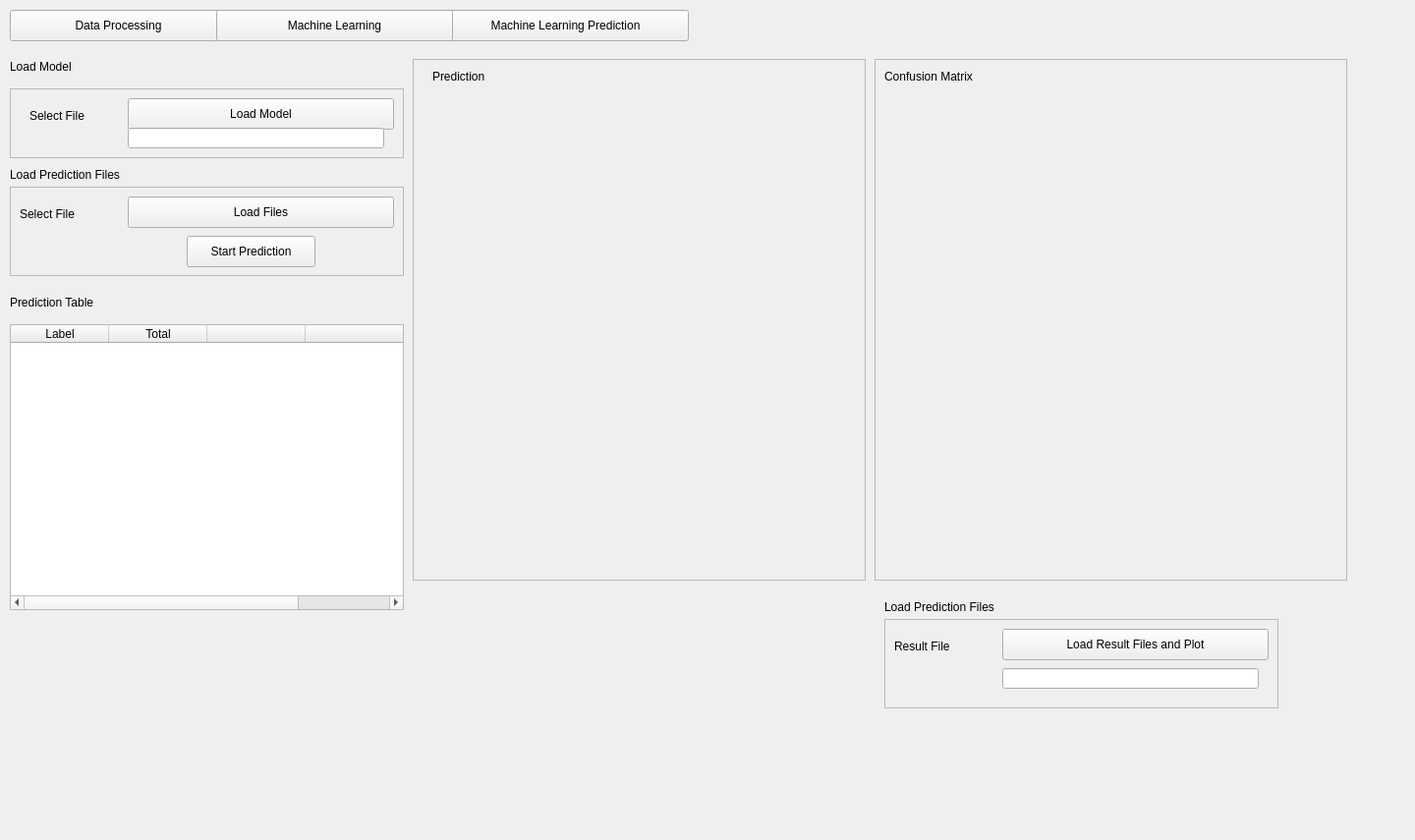
<?xml version="1.0" encoding="UTF-8"?>
<ui version="4.0">
 <class>MachineLearningPrediction</class>
 <widget class="QWidget" name="MachineLearningPrediction">
  <property name="geometry">
   <rect>
    <x>0</x>
    <y>0</y>
    <width>1440</width>
    <height>855</height>
   </rect>
  </property>
  <property name="windowTitle">
   <string>MachineLearningPrediction</string>
  </property>
  <widget class="QFrame" name="mlp_frame">
   <property name="geometry">
    <rect>
     <x>420</x>
     <y>60</y>
     <width>461</width>
     <height>531</height>
    </rect>
   </property>
   <property name="frameShape">
    <enum>QFrame::StyledPanel</enum>
   </property>
   <property name="frameShadow">
    <enum>QFrame::Raised</enum>
   </property>
   <widget class="QLabel" name="label_6">
    <property name="geometry">
     <rect>
      <x>20</x>
      <y>10</y>
      <width>231</width>
      <height>16</height>
     </rect>
    </property>
    <property name="text">
     <string>Prediction</string>
    </property>
   </widget>
   <widget class="QWidget" name="verticalLayoutWidget_2">
    <property name="geometry">
     <rect>
      <x>40</x>
      <y>50</y>
      <width>391</width>
      <height>441</height>
     </rect>
    </property>
    <layout class="QVBoxLayout" name="plot_prediction"/>
   </widget>
  </widget>
  <widget class="QFrame" name="files_frame">
   <property name="geometry">
    <rect>
     <x>10</x>
     <y>190</y>
     <width>401</width>
     <height>91</height>
    </rect>
   </property>
   <property name="frameShape">
    <enum>QFrame::StyledPanel</enum>
   </property>
   <property name="frameShadow">
    <enum>QFrame::Raised</enum>
   </property>
   <widget class="QLabel" name="label_load">
    <property name="geometry">
     <rect>
      <x>10</x>
      <y>20</y>
      <width>76</width>
      <height>16</height>
     </rect>
    </property>
    <property name="text">
     <string>Select File</string>
    </property>
   </widget>
   <widget class="QPushButton" name="btn_load_file">
    <property name="geometry">
     <rect>
      <x>120</x>
      <y>10</y>
      <width>271</width>
      <height>32</height>
     </rect>
    </property>
    <property name="text">
     <string>Load Files</string>
    </property>
   </widget>
   <widget class="QPushButton" name="btn_start_prediction">
    <property name="geometry">
     <rect>
      <x>180</x>
      <y>50</y>
      <width>131</width>
      <height>32</height>
     </rect>
    </property>
    <property name="text">
     <string>Start Prediction</string>
    </property>
   </widget>
  </widget>
  <widget class="QFrame" name="random_forest_frame">
   <property name="geometry">
    <rect>
     <x>890</x>
     <y>60</y>
     <width>481</width>
     <height>531</height>
    </rect>
   </property>
   <property name="frameShape">
    <enum>QFrame::StyledPanel</enum>
   </property>
   <property name="frameShadow">
    <enum>QFrame::Raised</enum>
   </property>
   <widget class="QLabel" name="label_9">
    <property name="geometry">
     <rect>
      <x>10</x>
      <y>10</y>
      <width>271</width>
      <height>16</height>
     </rect>
    </property>
    <property name="text">
     <string>Confusion Matrix</string>
    </property>
   </widget>
   <widget class="QWidget" name="verticalLayoutWidget_4">
    <property name="geometry">
     <rect>
      <x>30</x>
      <y>50</y>
      <width>411</width>
      <height>441</height>
     </rect>
    </property>
    <layout class="QVBoxLayout" name="plot_confusion_matrix"/>
   </widget>
  </widget>
  <widget class="QTableWidget" name="table_widget">
   <property name="geometry">
    <rect>
     <x>10</x>
     <y>330</y>
     <width>401</width>
     <height>291</height>
    </rect>
   </property>
   <property name="minimumSize">
    <size>
     <width>401</width>
     <height>0</height>
    </size>
   </property>
   <property name="maximumSize">
    <size>
     <width>401</width>
     <height>16777215</height>
    </size>
   </property>
   <column>
    <property name="text">
     <string>Label</string>
    </property>
   </column>
   <column>
    <property name="text">
     <string>Total</string>
    </property>
   </column>
   <column>
    <property name="text">
     <string/>
    </property>
   </column>
   <column>
    <property name="text">
     <string/>
    </property>
   </column>
  </widget>
  <widget class="QLabel" name="label_8">
   <property name="geometry">
    <rect>
     <x>10</x>
     <y>300</y>
     <width>271</width>
     <height>16</height>
    </rect>
   </property>
   <property name="text">
    <string>Prediction Table</string>
   </property>
  </widget>
  <widget class="QFrame" name="files_frame_2">
   <property name="geometry">
    <rect>
     <x>10</x>
     <y>90</y>
     <width>401</width>
     <height>71</height>
    </rect>
   </property>
   <property name="frameShape">
    <enum>QFrame::StyledPanel</enum>
   </property>
   <property name="frameShadow">
    <enum>QFrame::Raised</enum>
   </property>
   <widget class="QLabel" name="label_load_2">
    <property name="geometry">
     <rect>
      <x>20</x>
      <y>20</y>
      <width>76</width>
      <height>16</height>
     </rect>
    </property>
    <property name="text">
     <string>Select File</string>
    </property>
   </widget>
   <widget class="QPushButton" name="btn_load_model">
    <property name="geometry">
     <rect>
      <x>120</x>
      <y>10</y>
      <width>271</width>
      <height>32</height>
     </rect>
    </property>
    <property name="text">
     <string>Load Model</string>
    </property>
   </widget>
   <widget class="QLineEdit" name="txt_model_name">
    <property name="geometry">
     <rect>
      <x>120</x>
      <y>40</y>
      <width>261</width>
      <height>21</height>
     </rect>
    </property>
   </widget>
  </widget>
  <widget class="QLabel" name="label_11">
   <property name="geometry">
    <rect>
     <x>10</x>
     <y>170</y>
     <width>271</width>
     <height>16</height>
    </rect>
   </property>
   <property name="text">
    <string>Load Prediction Files</string>
   </property>
  </widget>
  <widget class="QFrame" name="files_frame_3">
   <property name="geometry">
    <rect>
     <x>900</x>
     <y>630</y>
     <width>401</width>
     <height>91</height>
    </rect>
   </property>
   <property name="frameShape">
    <enum>QFrame::StyledPanel</enum>
   </property>
   <property name="frameShadow">
    <enum>QFrame::Raised</enum>
   </property>
   <widget class="QLabel" name="label_load_3">
    <property name="geometry">
     <rect>
      <x>10</x>
      <y>20</y>
      <width>76</width>
      <height>16</height>
     </rect>
    </property>
    <property name="text">
     <string>Result File</string>
    </property>
   </widget>
   <widget class="QPushButton" name="btn_load_result_file">
    <property name="geometry">
     <rect>
      <x>120</x>
      <y>10</y>
      <width>271</width>
      <height>32</height>
     </rect>
    </property>
    <property name="text">
     <string>Load Result Files and Plot</string>
    </property>
   </widget>
   <widget class="QLineEdit" name="txt_result_file">
    <property name="geometry">
     <rect>
      <x>120</x>
      <y>50</y>
      <width>261</width>
      <height>21</height>
     </rect>
    </property>
   </widget>
  </widget>
  <widget class="QLabel" name="label_12">
   <property name="geometry">
    <rect>
     <x>900</x>
     <y>610</y>
     <width>271</width>
     <height>16</height>
    </rect>
   </property>
   <property name="text">
    <string>Load Prediction Files</string>
   </property>
  </widget>
  <widget class="QLabel" name="label_10">
   <property name="geometry">
    <rect>
     <x>10</x>
     <y>60</y>
     <width>91</width>
     <height>16</height>
    </rect>
   </property>
   <property name="text">
    <string>Load Model</string>
   </property>
  </widget>
  <widget class="QPushButton" name="btn_data_open">
   <property name="geometry">
    <rect>
     <x>10</x>
     <y>10</y>
     <width>221</width>
     <height>32</height>
    </rect>
   </property>
   <property name="text">
    <string>Data Processing</string>
   </property>
  </widget>
  <widget class="QPushButton" name="btn_ml_prediction_open">
   <property name="geometry">
    <rect>
     <x>450</x>
     <y>10</y>
     <width>251</width>
     <height>32</height>
    </rect>
   </property>
   <property name="text">
    <string>Machine Learning Prediction</string>
   </property>
  </widget>
  <widget class="QPushButton" name="btn_ml_open">
   <property name="geometry">
    <rect>
     <x>220</x>
     <y>10</y>
     <width>241</width>
     <height>32</height>
    </rect>
   </property>
   <property name="text">
    <string>Machine Learning</string>
   </property>
  </widget>
 </widget>
 <resources/>
 <connections/>
</ui>
